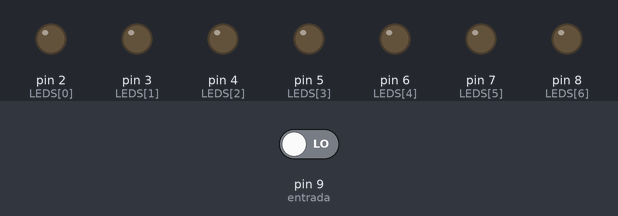
This sketch was run on a simulated Arduino Uno, built with avr-gcc and run on an emulated ATmega328P. On the bench: output pins drawn as LEDs (lit = HIGH). Inputs (shaded band) come from the test bench; at power-on: pin 9 (entrada) LOW.

Above: at 1.2 s.
1.3 s: pin 9 (entrada) driven HIGH
At 2.5 s:
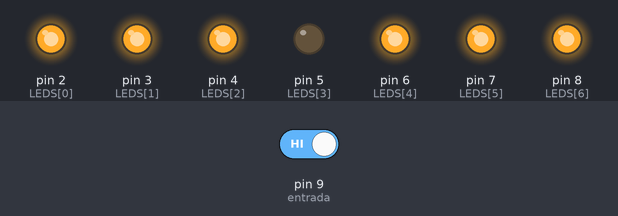
At 5.8 s:
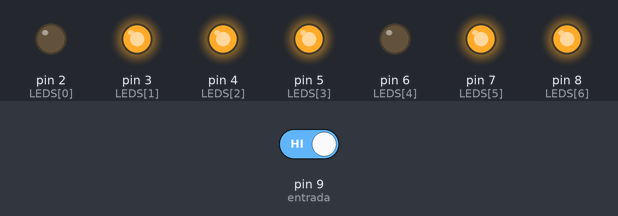
10.3 s: pin 9 (entrada) driven LOW
At 12.2 s:
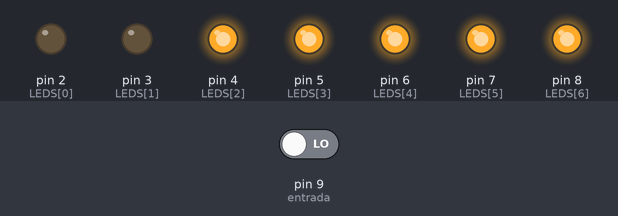
Timing chart, 0 to 14.0 s (numbered marks = the images above; inputs shaded):
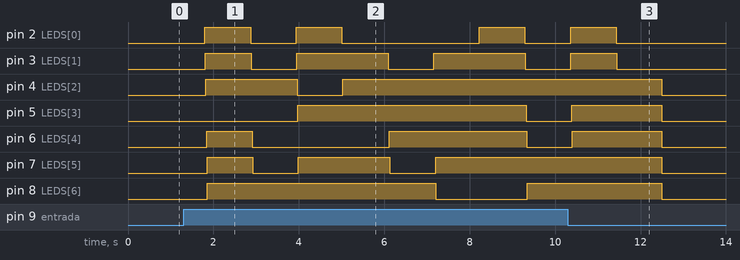

Measured:
- after the input at 1.3 s, pin 2 (LEDS[0]): goes HIGH 1.1 s, LOW 1.1 s, HIGH 1.1 s, LOW 3.2 s, HIGH 1.1 s, then LOW, starting after 0.50 s; pin 3 (LEDS[1]): LOW → HIGH after 0.51 s, then repeats every 3.2 s: LOW 1.1 s, HIGH 2.1 s
- after the input at 10.3 s, pin 2 (LEDS[0]), pin 3 (LEDS[1]): goes on until 11.4 s, then stays LOW; pin 4 (LEDS[2]), pin 5 (LEDS[3]), pin 6 (LEDS[4]), pin 7 (LEDS[5]), pin 8 (LEDS[6]): goes on until 12.5 s, then stays LOW

The sketch:

DISPLAY7sEGMENTS2.ino
```cpp
/****************************************************************
**                                                             **
**                          TÍTOL:                             **
**                       ARRAYde8LEDS 6                        **
**                                                             **
**  NOM: Mohamed el Marnissi                  DATA: 06/02/2017 **
****************************************************************/
//************************ INCLUDE ******************************


//*********************** VARIABLES *****************************

//les equivalencies de segment/pin de sortida son les següents: PIN2=E PIN3=D PIN4=C PIN5=G PIN6=F PIN7=A PIN8=B
int entrada=9;
int op=0;
int LEDS[7] = {2,3,4, 5, 6, 7, 8,}; // estableix array amb valor int de 7 variables
int N0[7] = {1,1,1, 0, 1, 1, 1,};// estableix array amb valor int de 7 variables
int N1[7] = {0,0,1, 0, 0, 0, 1,};// estableix array amb valor int de 7 variables
int N2[7] = {1,1,0, 1, 0, 1, 1,};// estableix array amb valor int de 7 variables
int N3[7] = {0,1,1, 1, 0, 1, 1,};// estableix array amb valor int de 7 variables
int N4[7] = {0,0,1, 1, 1, 0, 1,};// estableix array amb valor int de 7 variables
int N5[7] = {0,1,1, 1, 1, 1, 0,};// estableix array amb valor int de 7 variables
int N6[7] = {1,1,1, 1, 1, 1, 0,};// estableix array amb valor int de 7 variables
int N7[7] = {0,0,1, 0, 0, 1, 1,};// estableix array amb valor int de 7 variables
int N8[7] = {1,1,1, 1, 1, 1, 1,};// estableix array amb valor int de 7 variables
int N9[7] = {0,0,1, 1, 1, 1, 1,};// estableix array amb valor int de 7 variables
int t=1000;//estableix variable amb valor int
//************************** SETUP ******************************

void setup() {                 // configura el final de salida

  for ( int i = 0; i < 7; i++)//inicia funcio for, estableix variable i amb un valor de 0 , condiciona, si i es inferior a 8 incrementa el valor de i en 1.
  {
    pinMode(LEDS[i], OUTPUT);// estableix totes les variables de l'array LEDS com a sortides

  }
    pinMode(entrada, INPUT);// estableix totes les variables de l'array LEDS com a sortides
}
//*************************** LOOP ******************************

void loop() {
   if(digitalRead(entrada)==HIGH)
  {
    op=op+1;
    delay(500);
    }
while(op==1)
{

  for (int i = 0; i < 7; i++) //inicia funcio for, estableix variable i amb un valor de 0 , condiciona, si i es inferior a 7 incrementa el valor de i en 1.
  {
    digitalWrite(LEDS[i],N0[i]);//Escriu valor de sortida de l'array LEDS en funcio de l'array N0
  delay(10);
    if(digitalRead(9)==HIGH)
  {
    op=op+1;

    }
  }
  delay(t);//s'espera el valor de variable t

  for (int i = 0; i < 7; i++) //inicia funcio for, estableix variable i amb un valor de 0 , condiciona, si i es inferior a 7 incrementa el valor de i en 1.
  {
    digitalWrite(LEDS[i],N1[i]);//Escriu valor de sortida de l'array LEDS en funcio de l'array N0
   delay(10);
    if(digitalRead(9)==HIGH)
  {
    op=op+1;

    }
  }
  delay(t);//s'espera el valor de variable t

  for (int i = 0; i < 7; i++) //inicia funcio for, estableix variable i amb un valor de 0 , condiciona, si i es inferior a 7 incrementa el valor de i en 1.
  {
    digitalWrite(LEDS[i],N2[i]);//Escriu valor de sortida de l'array LEDS en funcio de l'array N0
   delay(10);
    if(digitalRead(9)==HIGH)
  {
    op=op+1;

    }
  }

  delay(t);//s'espera el valor de variable t

  for (int i = 0; i < 7; i++) //inicia funcio for, estableix variable i amb un valor de 0 , condiciona, si i es inferior a 7 incrementa el valor de i en 1.
  {
    digitalWrite(LEDS[i],N3[i]);//Escriu valor de sortida de l'array LEDS en funcio de l'array N0
   delay(10);
    if(digitalRead(9)==HIGH)
  {
    op=op+1;

    }
  }
  delay(t);//s'espera el valor de variable t

  for (int i = 0; i < 7; i++) //inicia funcio for, estableix variable i amb un valor de 0 , condiciona, si i es inferior a 7 incrementa el valor de i en 1.
  {
    digitalWrite(LEDS[i],N4[i]);//Escriu valor de sortida de l'array LEDS en funcio de l'array N0
   delay(10);
    if(digitalRead(9)==HIGH)
  {
    op=op+1;

    }
  }
  delay(t);//s'espera el valor de variable t

  for (int i = 0; i < 7; i++) //inicia funcio for, estableix variable i amb un valor de 0 , condiciona, si i es inferior a 7 incrementa el valor de i en 1.
  {
    digitalWrite(LEDS[i],N5[i]);//Escriu valor de sortida de l'array LEDS en funcio de l'array N0
   delay(10);
    if(digitalRead(9)==HIGH)
  {
    op=op+1;

    }
  }
  delay(t);//s'espera el valor de variable t

  for (int i = 0; i < 7; i++) //inicia funcio for, estableix variable i amb un valor de 0 , condiciona, si i es inferior a 7 incrementa el valor de i en 1.
  {
    digitalWrite(LEDS[i],N6[i]);//Escriu valor de sortida de l'array LEDS en funcio de l'array N0
   delay(10);
    if(digitalRead(9)==HIGH)
  {
    op=op+1;

    }
  }
  delay(t);//s'espera el valor de variable t

  for (int i = 0; i < 7; i++) //inicia funcio for, estableix variable i amb un valor de 0 , condiciona, si i es inferior a 7 incrementa el valor de i en 1.
  {
    digitalWrite(LEDS[i],N7[i]);//Escriu valor de sortida de l'array LEDS en funcio de l'array N0
  delay(10);
    if(digitalRead(9)==HIGH)
  {
    op=op+1;

    }
  }
  delay(t);//s'espera el valor de variable t

  for (int i = 0; i < 7; i++) //inicia funcio for, estableix variable i amb un valor de 0 , condiciona, si i es inferior a 7 incrementa el valor de i en 1.
  {
    digitalWrite(LEDS[i],N8[i]);//Escriu valor de sortida de l'array LEDS en funcio de l'array N0
   delay(10);
    if(digitalRead(9)==HIGH)
  {
    op=op+1;

    }
  }
  delay(t);//s'espera el valor de variable t

  for (int i = 0; i < 7; i++) //inicia funcio for, estableix variable i amb un valor de 0 , condiciona, si i es inferior a 7 incrementa el valor de i en 1.
  {
    digitalWrite(LEDS[i],N9[i]);//Escriu valor de sortida de l'array LEDS en funcio de l'array N0
   delay(10);
    if(digitalRead(9)==HIGH)
  {
    op=op+1;

    }
  }
  delay(t);//s'espera el valor de variable t

if(op>=2)
{
for (int i = 0; i < 7; i++) //inicia funcio for, estableix variable i amb un valor de 0 , condiciona, si i es inferior a 7 incrementa el valor de i en 1.
  {
    digitalWrite(LEDS[i],LOW);//Escriu valor de sortida de l'array LEDS en funcio de l'array N0
  }
  op=0;
  }
}
}
```
